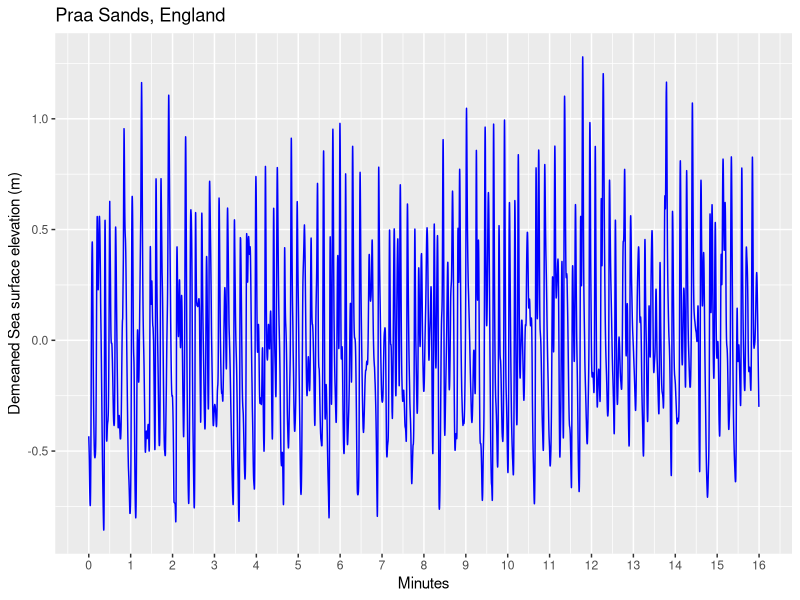
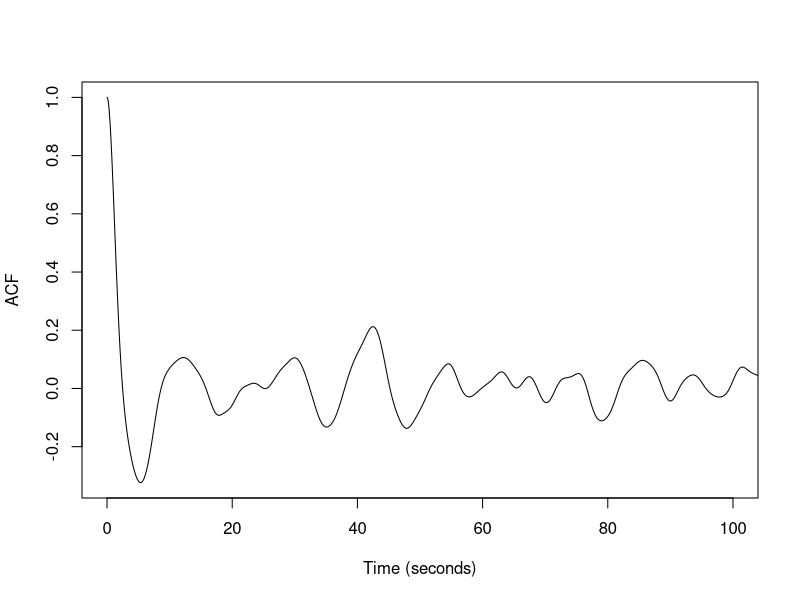
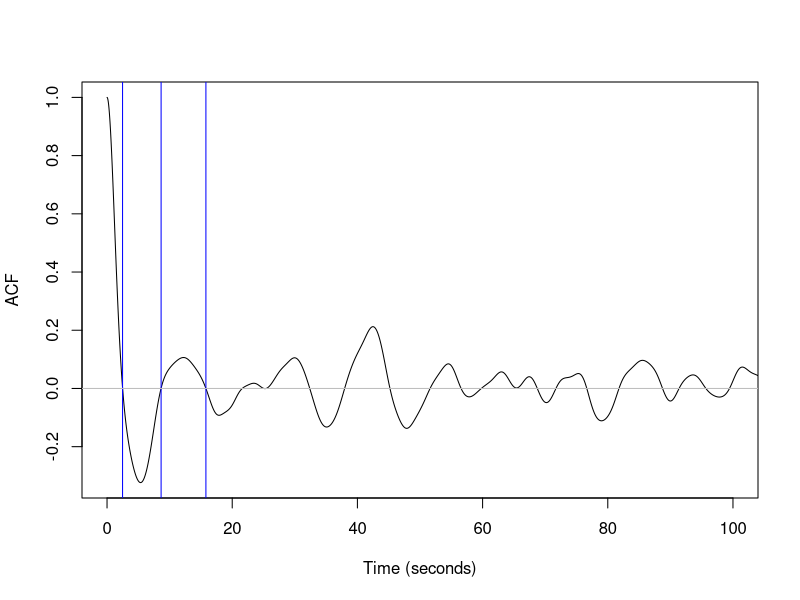
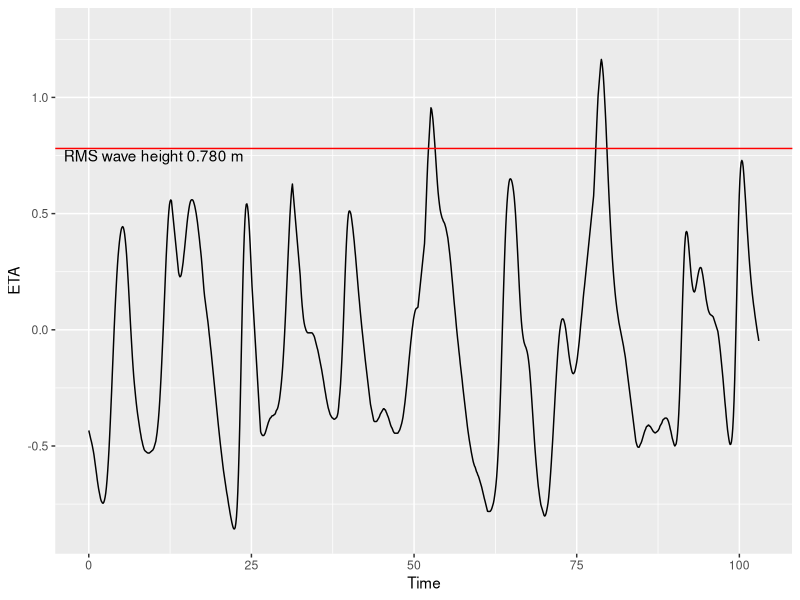
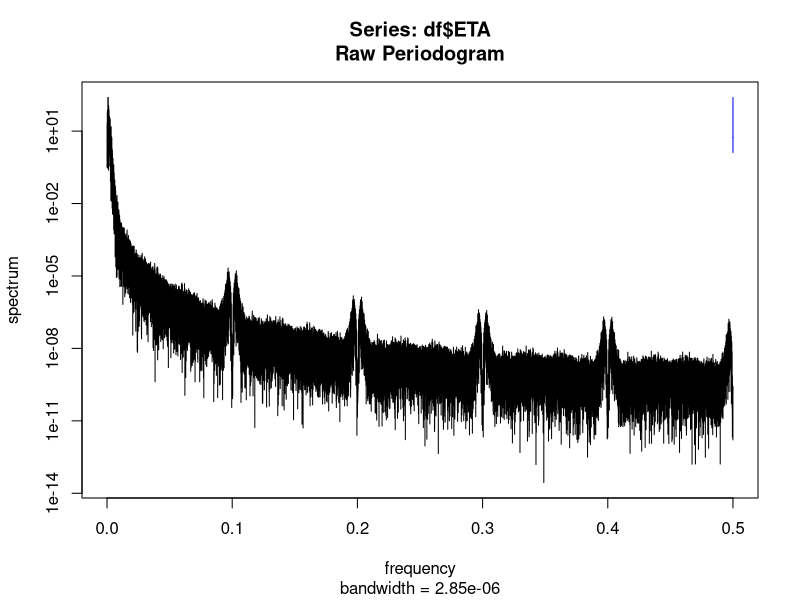

Write R code to recreate these figures, in order.
## Week 9: Spectral Analysis

#=================================================
## PART 1 : WORKING WITH THE DATA

## 1.1. Use the read.csv function to read the wavedata.csv file

d <- read.csv("wavedata.csv", header = TRUE, sep = ",")

## This is sea surface elevation data measured on a beach 
## (specifically, it came from Praa Sands, England, and it was measured by yours truly)
### The two columns are: 1) time in seconds, and 2) sea surface elevation, eta, in metres
### We're going to use spectral analysis to work out basic quantities from this time series, such as wave heights, periods, speeds and wavelengths
## These same techniques can be used to analyze many other random signals in nature such temperature and topography

## 1.2. Use R to work out the sample frequency? (number of sea surface elevation samples per second, or Hz) Round to the nearest integer

freq.df <- matrix(data = NA, nrow = length(seq(round(min(d$Time)), round(max(d$Time)), by = 1)), ncol= 1)
freq.df[1] <- sum(d$Time <2000 +1)-1

for(i in 2001:3000){
  freq.df[i] <- sum(d$Time >i & d$Time <i +1)-1
}

freq.df <- na.omit(freq.df)

Fs <- round(mean(freq.df/1))
print(Fs) #samples per second


## 1.3. Recast the time vector so it starts from zero

t.diff <- mean(diff(d$Time))
duration = max(d$Time)-min(d$Time)
recast.time <- seq(0, duration, by = t.diff)

## 1.4. Show what proportion of the sea surface elevations are NAs

nas <- round((sum(is.na(d$Eta))/length(d$Eta))*100, digits = 3)
print(nas) #percentage of NAs in the sea surface elevations

## 1.5. We don't want the NA values but we want to keep the regular time stamp. This means replacing NAs with an estimated value, rather than removing them
# load the 'zoo' library and use the 'na.approx' method to replace each NA with interpolated values

#install.packages("zoo")
library(zoo)

cleaned <- na.approx(d$Eta)

## 1.6. Check that there are no NAs in the sea surface elevation data

which(is.na(cleaned)) #no NAs

## 1.7. What is the mean water depth?

print(mean(cleaned))

## 1.8. Recast this no-NA sea surface elevation so it has zero mean

scaled <- cleaned - mean(cleaned)

## 1.9. Make a plot of the time-series of time in minutes versus demeaned sea surface elevation. 
##    Make it appropriately beautiful with labels containing units

library(ggplot2)

df <- cbind(recast.time, scaled)
colnames(df) <- c("Time", "ETA")
df <- as.data.frame(df)

min.period = seq(0, 1000, by = 1000/16)
min.labels = seq(0, 16, by = 1)
#hrs.freqs = 1/hrs.period

my.plot <- ggplot(data = df, aes(x = Time, y = ETA)) +
  geom_line(colour = "blue")+
  scale_x_continuous(breaks = min.period, labels = min.labels)+
  labs(title = "Praa Sands, England", x = "Minutes", y = "Demeaned Sea surface elevation (m)")

my.plot
##1.10. Later, we're going to use the Fourier transform to transform the series from the time to frequency domain. 
##     What will be the frequency resolution (the interval between adjacent frequency bins, or bin width)?

freq.res = Fs/length(df$ETA)

#=================================================
## PART 2 : AUTOCORRELATION ANALYSIS OF WAVES

## 2.1. Let's have a look at the autocorrelation function of the trace. Compute the autocorrelation up to lag corresponding to 10 seconds

ACF <- acf(df$ETA, lag.max = length(df$ETA) , plot = F)

## 2.2 Make a plot of the autocorrelation function (ACF) versus time in seconds. 

plot(x = df$Time, y = ACF$acf, type = "l", ylab = "ACF", xlab = "Time (seconds)", xlim = c(0,100))

## Notice that the ACF dips below zero then comes back up in a "2nd bump" 
## (between the first zero up-crossing and second zero down-crossing). 
## The range of periods in this second bump is an indication of what the dominant wave periods are present in the data

## 2.3 annotate the plot with a markers at the frst 3 points where the curve crosses zero 
##     (i.e., first down-crossing, first up-crossing, and second down-crossing)
##     What range of periods do you expect the dominant waves to have?

cross = which(ACF$acf < 0)

plot(x = df$Time, y = ACF$acf, type = "l", ylab = "ACF", xlab = "Time (seconds)", xlim = c(0,100))
abline(v = 2.479256, col = "blue")
abline(v = 8.637408, col = "blue")
abline(v = 15.79526, col = "blue")
abline(h = 0, col = "grey")

#I would expect a range between 8 and 15 seconds
#=================================================
## PART 3 : SPECTRAL ANALYSIS OF WAVES

## 3.1. Compute the r.m.s wave amplitude (m) from the time-series

RMS.amp = sqrt(mean(df$ETA^2))

## 3.2. Compute the r.m.s wave height (m) from the amplitude

RMS.height = RMS.amp*2

## 3.3. Make a plot of just the first 103 seconds of wave data, and annotate the plot with a bar showing the r.m.s. wave height
##      use ggplot and save the plot as an object (variable)

wave.plot = ggplot(df)+
  geom_line(aes(x = Time, y = ETA))+
  xlim(0, 103)+
  geom_hline(yintercept = RMS.height, colour = "red")+
  annotate("text", x = 10, y = 0.75, label = "RMS wave height 0.780 m")

wave.plot

## 3.4. Compute a raw periodogram of the data using the spec.pgram function
##      Taper 10% of the data. Don't pad or smooth the time-series 

pg = spec.pgram(df$ETA, taper = 0.1) 

## 3.5. Show that the rms amplitude computed from the spectrum is roughly equivalent to the rms amplitude computed in 3.1
##      remember the spec.pgram function doesn't normalize by (half) the length of the signal, and that the periodogram is one-sided

RMS.spec = sqrt(mean(pg$spec))
print(RMS.spec)
print(RMS.amp)

## 3.6. Make a dataframe of the spectrum and create a plot. 
##     Note that the usual range of wave periods on beaches is ~4 to ~30 seconds
##     Also note that the frequency vector needs to be multiplied by the sample frequency

df2 = cbind(pg$freq*Fs, pg$spec)
colnames(df2) = c("Frequency", "Spectrum")

## 3.7. Compute the spectrum with 10% tapering and 15% padding (hint: ?spec.pgram)


## 3.8 Use the gridExtra package to make a (2 column) side-by-side graph of the raw and unpadded spectrum plots. What is the major difference? 


## 3.9. Compute the spectrum with 10% tapering, 15% padding and a modified Daniell (or rectangular) window to be used to smooth the periodogram. 
##      Use a width of 5 for the smoothing function
##      Make a (3 column) side by side plot of raw, unpadded, and filtered spectrum plots


## 3.10. Compute the 95% confidence intervals for the filtered spectrum


## 3.11. Make a (3 column) side by side plot of raw, unpadded, and filtered spectrum plots. 
##       On the plot of filtered spectrum, add the lines for the upper and lower confidence intervals, and log scale the y axis



#=================================================
## PART 4 : STATISTICS AND SIMULATION OF WAVES

## 4.1. What is the dominant wave period, in seconds? (associated with the peak in the filtered spectrum)


## 4.2. Annotate the plot you made of just the first 103 seconds of wave data (in Q 3.3), with a bar showing the wave period


## 4.3. What is the amplitude of waves (in metres) associated with the dominant wave period?
##      Note the units of the power spectrum are m^2 / Hz, so to find m you need sqrt(power in m^2) * Freq (in Hz)
##      But also remember you have to undo the 2*n factor that was applied to satisfy Parseval's theorem (see lesson notes)



## 4.4. What is the period (in seconds) and amplitude (in metres) of waves associated with the SECOND most dominant wave period?



## 4.5. Using a linear superposition of 2 sine waves, simulate a synthetic time series of waves that have the amplitude and period
##      of the 2 most dominant wave periods in the record


## 4.6. Annotate the plot you made of just the first 103 seconds of wave data (in Q 3.3), with 
##      the first 103 seconds of the synthetic time-series you generated in Q 4.5


## 4.7. Make a graph that shows the histograms of both the real and simulated sea surface elevations (on the same plot)
##      Explain the major difference between the distributions, using what you know about the power spectrum


## 4.8. The so-called 'significant wave height' is the average height of the largest 1/3 of waves. 
##      Wave theory tells us that it can be computed from as 4 times the standard deviation of the detrended sea surface elevation series. Compute it.



## 4.9. Deep water wave phase speed (also called celerity), Co, is (g / 2*pi) * T, 
##       in metres per second, where T is wave period, and g is gravitational acceleration (= 9.81 m/s^2).
##       Compute the wave phase speed for the first and second most dominant wave periods (Q 4.1 and Q 4.4)


## 4.10. Waves start to slow down significantly in shallow water because of bottom friction and is controlled by water depth
##       Phase speed is: C = sqrt(g*h), where h is mean water depth (Q 1.7)
##       Compute the shallow wave phase speed


## 4.11. Wavelength is given by C / f, where f is wave frequency. Make one final beautiful plot, this time of power spectral density versus wavelength
